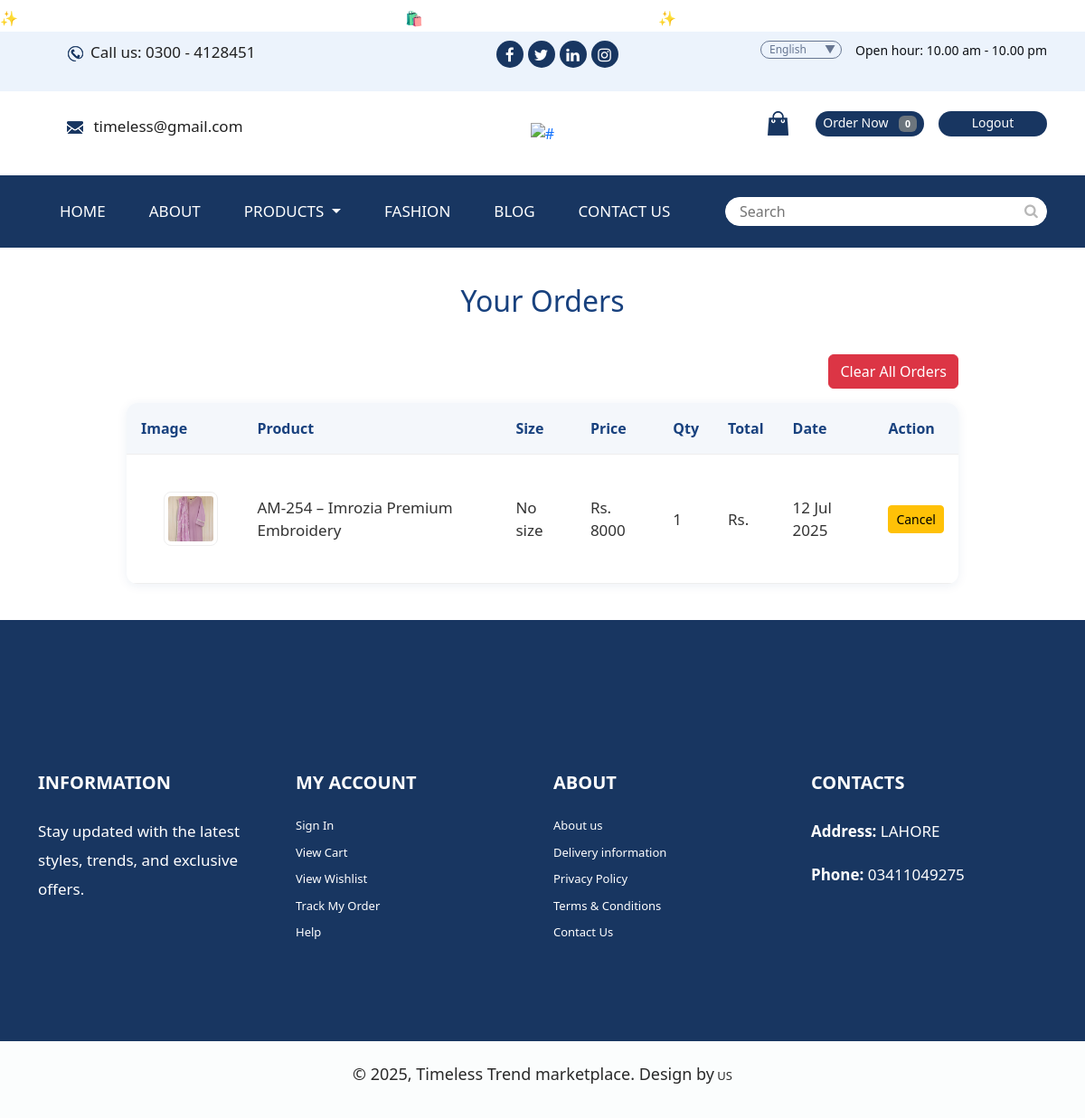
The page /order/ (signed in) on the database as committed earlier.
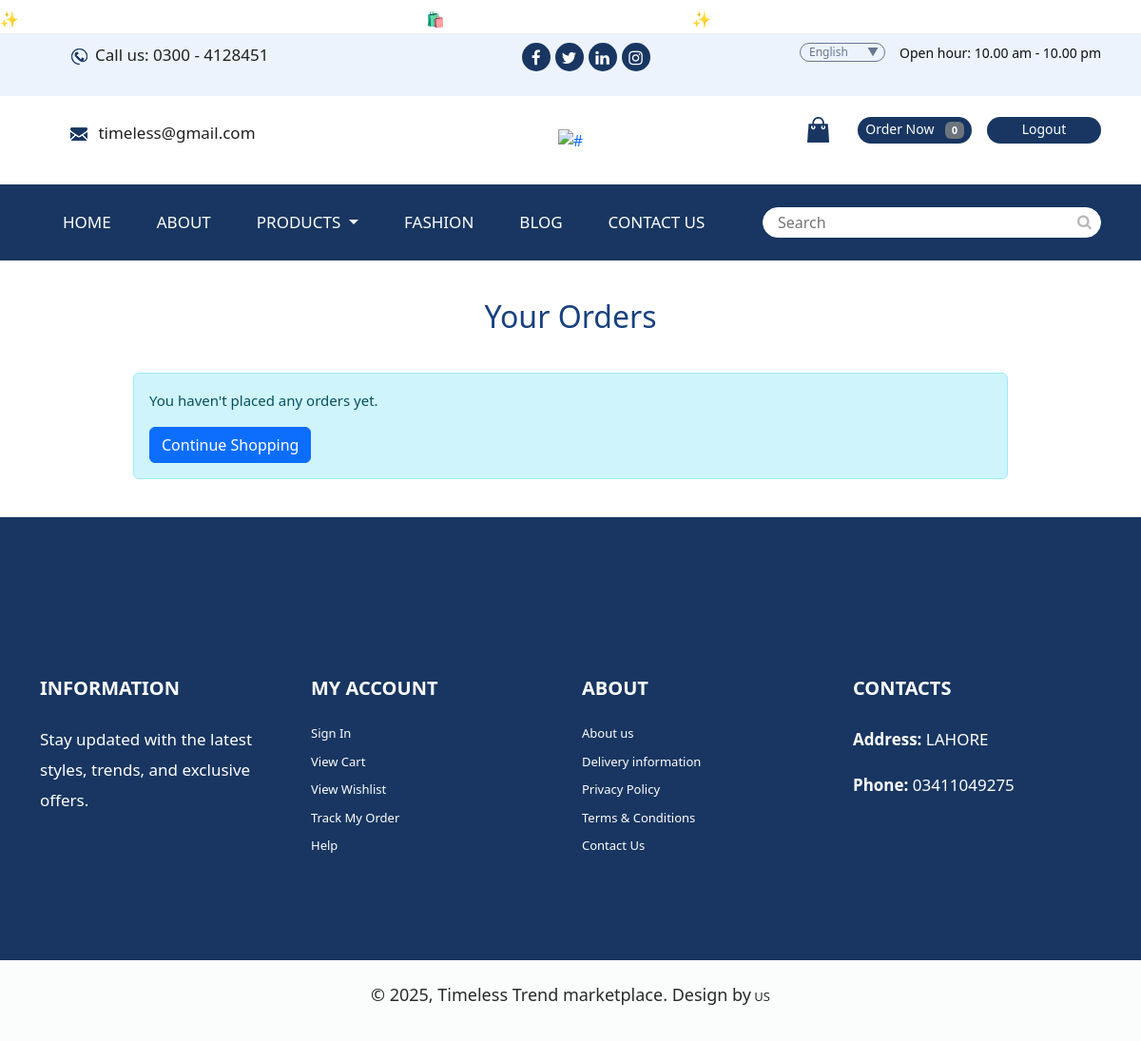
The same page on the database as committed later.
### app/models.py (models this page shows, shortened)
class Order(models.Model):
    image = models.ImageField(upload_to='ecommerce/order/image')
    product = models.CharField(max_length=1000, default='')
    user = models.ForeignKey(User, on_delete=models.CASCADE)
    price = models.IntegerField()
    quantity = models.CharField(max_length=5)
    total = models.CharField(max_length=1000, default='')
    address = models.TextField()
    phone = models.CharField(max_length=11)
    pincode = models.CharField(max_length=18)
    size = models.CharField(max_length=50, blank=True, null=True)
    date = models.DateField(default=datetime.datetime.today)

### commerce/views.py (the view)
# urls.py: path('order/', views.Your_Order, name='order'),
@login_required
def Your_Order(request):
    order = Order.objects.filter(user=request.user)
    context = {
        'order': order,
    }
    return render(request, 'order.html', context)

### templates/order.html (shortened to what this page needs)
{% extends 'master.html' %}
{% block body %}
<div class="cart-contain">
  <h2>Your Orders</h2>
  {% if order %}
  <div class="text-right mb-3">
    <form method="post" action="{% url 'clear_orders' %}">
      <button type="submit" class="btn btn-danger" onclick="return confirm('Are you sure you want to clear all your order history?')">
        Clear All Orders
      </button>
    </form>
  </div>
  <div class="cart-list" id="cart-list">
    <table>
<thead>
  <tr>
    <th>Image</th>
    <th>Product</th>
    <th>Size</th>
    <th>Price</th>
    <th>Qty</th>
    <th>Total</th>
    <th>Date</th>
    <th>Action</th>
  </tr>
</thead>
      <tbody>
  {% for item in order %}
  <tr>
    <td>
      {% if item.image %}
        <img src="{{ item.image.url }}" alt="{{ item.product }}" width="60" class="img-thumbnail">
      {% else %}
        <div class="no-image">No image</div>
      {% endif %}
    </td>
    <td>{{ item.product }}</td>
    <td>{{ item.size|default:"-" }}</td>
    <td>Rs. {{ item.price }}</td>
    <td>{{ item.quantity }}</td>
    <td>Rs. {{ item.total }}</td>
    <td>{{ item.date|date:"d M Y" }}</td>
    <td>
  <button type="button" class="btn btn-sm btn-warning" onclick="openCancelModal({{ item.id }})">
    Cancel
  </button>
</td>
  </tr>
  {% endfor %}
</tbody>
    </table>
  </div>
  {% else %}
  <div class="alert alert-info">
    <p>You haven't placed any orders yet.</p>
    <a href="{% url 'index' %}" class="btn btn-primary">Continue Shopping</a>
  </div>
  {% endif %}
</div>
{% endblock %}

Rows that differ between the two databases and show on the page:
removed Order: image (picture), product "AM-254 – Imrozia Premium Embroidery", size "No size", price "8000", quantity "1", date "12 Jul 2025"
Other text that changed with them:
text no longer shown: "Clear All Orders Image Product Size Price Qty Total Date Action"
text now shown: "You haven't placed any orders yet. Continue Shopping"
